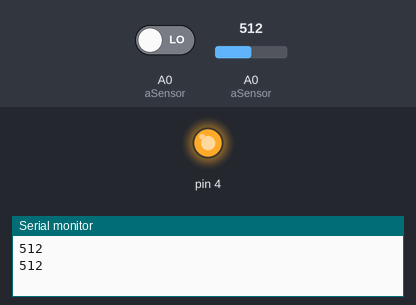
Recording of a sketch running on a simulated Arduino Uno, built with avr-gcc and run on an emulated ATmega328P. Parts: output pins drawn as LEDs (lit = HIGH), the last lines printed to the serial monitor. The test bench sets the inputs (shaded band); at power-on: A0 (aSensor) LOW, A0 (aSensor) = 512.

Above: at 1.8 s.
1.9 s: A0 (aSensor) driven HIGH
At 2.4 s:
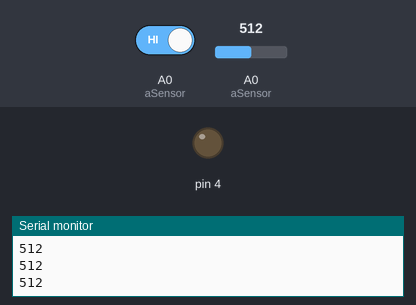
3.5 s: A0 (aSensor) driven LOW
At 5.1 s:
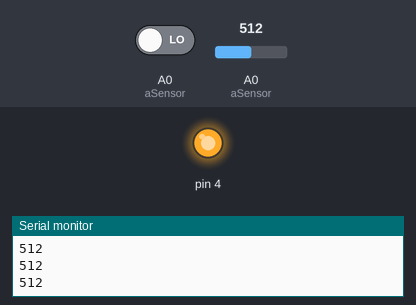
Timing chart, 0 to 6.6 s (numbered marks = the images above; inputs shaded):
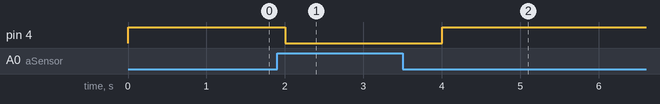

Measured:
- after the input at 1.9 s, pin 4: HIGH → LOW after 0.10 s
- after the input at 3.5 s, pin 4: LOW → HIGH after 0.50 s

The sketch:

irsensor.ino
```cpp
const int aSensor = A0;
int val = 0;

void setup() {
  // put your setup code here, to run once:
  pinMode(4,OUTPUT);
  pinMode(aSensor,INPUT);
  Serial.begin(9600);
}

void loop() {
  // put your main code here, to run repeatedly:
  if(digitalRead(aSensor) == HIGH)
  {
    digitalWrite(4,LOW);
  }
  else
  {
    digitalWrite(4,HIGH);
  }
  val = analogRead(aSensor);
  Serial.println(val);
  delay(1000);
}
```
